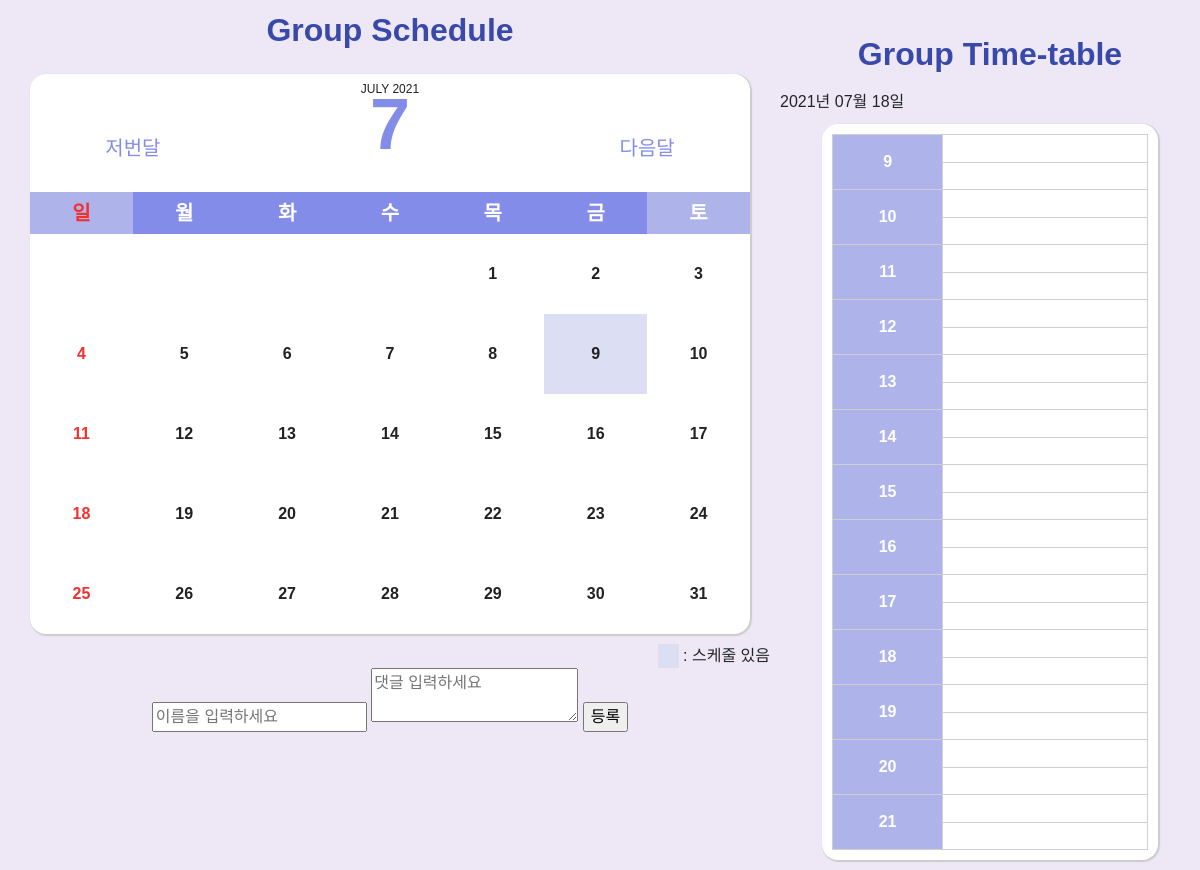
The app's page /group/1, older data.
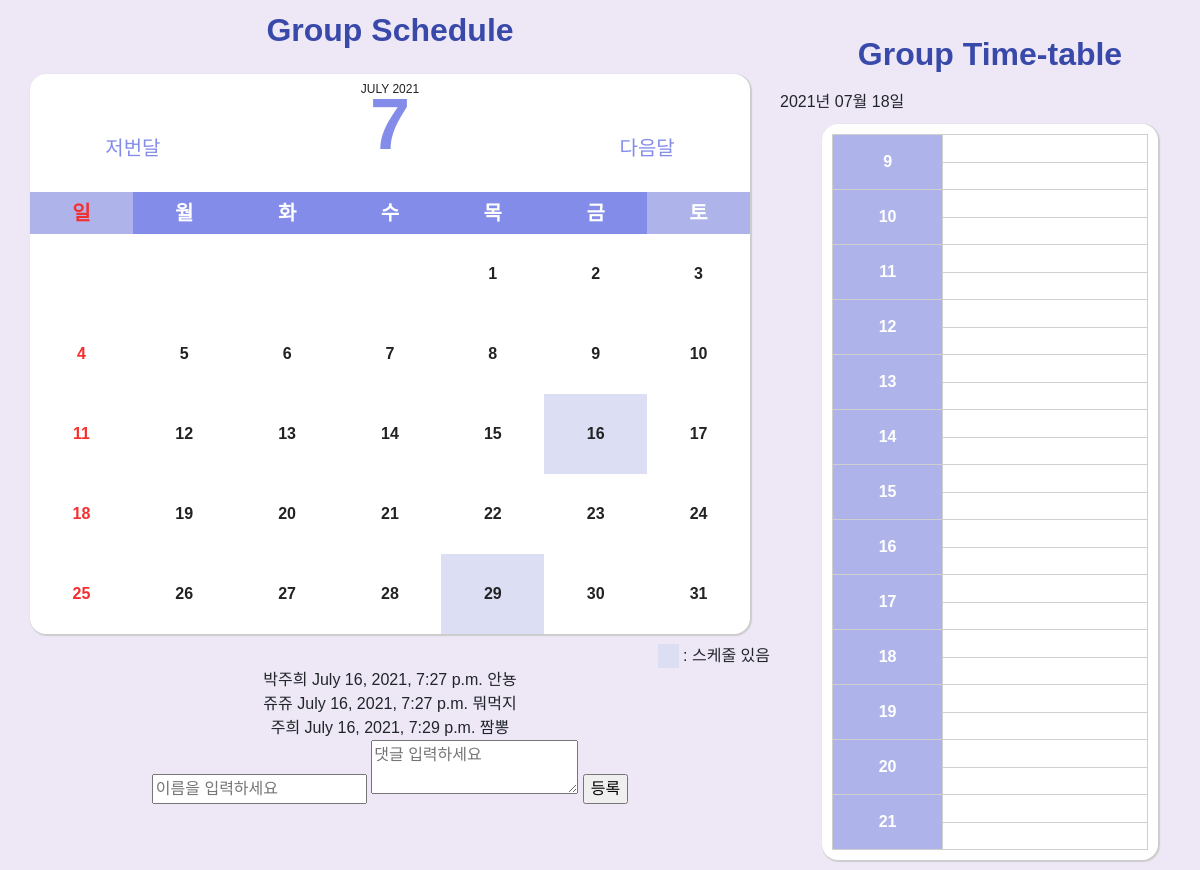
The same page, newer data.
### groupmeet/models.py (models this page shows)
class Comment(models.Model):
    writer=models.CharField(max_length=20)
    group= models.ForeignKey(Group ,on_delete=models.CASCADE,default='')
    pub_date = models.DateTimeField(default='')
    content = models.TextField(default='')

### groupmeet/views.py (the view, shortened to what this page needs)
# urls.py: path('group/<str:id>',views.groupCalendar_view,name="groupCalendar_view"),
def groupCalendar_view(request, id):
   today = get_date(request.GET.get('month'))
   prev_month_url = prev_month(today)
   next_month_url = next_month(today)
   cur_month_url = "month=" + str(today.year) + '-' + str(today.month)
   group = Group.objects.get(id=id)
   cal = Calendar(today.year, today.month)
   cal = cal.formatmonth(withyear=True, group=group)
   cal = mark_safe(cal)
   if request.GET.get('day'):
      day = request.GET.get('day')
   else:
      day = today.day
   schedule_list={'9':[0,0], '10':[0,0], '11':[0,0], '12':[0,0], '13':[0,0], '14':[0,0], '15':[0,0], '16':[0,0], '17':[0,0], '18':[0,0], '19':[0,0], '20':[0,0], '21':[0,0]}
   members= group.members.all()
   date_format = str(today.year)+"-"+str(today.month).zfill(2)+"-"+str(day).zfill(2)
   for user in members:
      schedules = Schedule.objects.filter(user=user, start__lte = date_format+" 22:00:00", end__gte = date_format+" 09:00:00")
   groupSchedules = GroupSchedule.objects.filter(group=group,  start__lte = date_format+" 22:00:00", end__gte = date_format+" 09:00:00")
   comments=Comment.objects.filter(group=group)
   comment_list=list(comments)
   return render(request, 'groupCalendar.html',
   {'groupschedules':groupSchedules,'calendar' : cal, 'cur_month' : cur_month_url, 'prev_month' : prev_month_url, 'next_month' : next_month_url, 'groupId' : id,
   'schedule_list':schedule_list, 'date' : [today.year, str(today.month).zfill(2), str(day).zfill(2)],'comment_list':comment_list})

### groupmeet/calendar.py (called while the page is built)
    def formatmonth(self, withyear=True, group=None):
        cal = f'<table class="calendar">\n'
        cal += f'{self.formatmonthname(self.year, self.month, withyear=withyear)}\n'       # 영어로 몇 월인지, 몇 년도인지에 대한 문자열
        cal += '<tr><th colspan="2"><p onclick="go_prev_month();">저번달</p></th>' + f'<th colspan="3" class="month-number">{self.month}</th>' + '<th colspan="2"><p onclick="go_next_month();">다음달</p></th></tr>\n'
        cal += '<tr class="weekheader"><th class="sun">일</th><th class="mon">월</th><th class="tue">화</th><th class="wed">수</th><th class="thu">목</th><th class="fri">금</th><th class="sat">토</th></tr>\n'
        for week in self.monthdays2calendar(self.year, self.month):
            cal += f'{self.formatweek(week, group)}\n'
        return cal + '</table>'

    def formatweek(self, theweek, group):
        week = ''
        for d, weekday in theweek:              # d : 몇일인지(5일, 15일..) weekday : 요일(0=sun, 6=sat)
            week += self.formatday(d, group)
        return f'<tr> {week} </tr>'

### groupmeet/views.py (called while the page is built)
def get_date(request_day):
   if request_day:
      year, month = (int(x) for x in request_day.split('-'))
      return datetime.date(year, month, day=1)
   return datetime.datetime.today()

def prev_month(day):                                                          # 이전 달에 해당하는 URL 리턴
   first = day.replace(day=1)                                                 # first = today가 있는 달의 첫번째 날이 됨
   prev_month = first - datetime.timedelta(days=1)                            # prev_month = 첫 번째 날에서 하루를 뺌, 즉 저번 달 말일이 됨
   month = 'month=' + str(prev_month.year) + '-' + str(prev_month.month)
   return month

def next_month(day):                                                          # 다음 달에 해당하는 URL 리턴
   days_in_month = calendar.monthrange(day.year, day.month)[1]
   last = day.replace(day=days_in_month)                                      # last = today가 있는 달의 마지막 날이 됨
   next_month = last + datetime.timedelta(days=1)                             # next_month = today에서 하루가 더 해진 날, 즉 다음 달 1일이 됨
   month = 'month=' + str(next_month.year) + '-' + str(next_month.month)
   return month

### groupmeet/templates/groupCalendar.html (shortened to what this page needs)
{%load static%}
<!DOCTYPE html>
<html lang="ko">
  <head>
    <link rel="stylesheet" href='{% static "css/groupcalendar.css" %}' />
    <link href="https://cdn.jsdelivr.net/npm/bootstrap@5.0.2/dist/css/bootstrap.min.css" rel="stylesheet" />
  </head>
  <body>
    <div class="main-section">
      <div class="left-section">
        <h3>Group Schedule</h3>
        {{calendar}}
        <div class="calendar-info">
          <div class="empty-box">&nbsp;</div>
          &nbsp;: 스케줄 있음
        </div>
        {% for comment in comment_list %}
        {{comment.writer}}
        {{comment.pub_date}}
        {{comment.content}}
        <br>
        {% endfor %}
        <div class="writeComment">
          <form action="{%url 'addComment' groupId%}" method="POST">
            <input type="text" name="writer" placeholder="이름을 입력하세요"></input>
            <textarea name="content" placeholder="댓글 입력하세요"></textarea>
            <input type="submit" value="등록"></input>
          </form>
        </div>
      </div>
      <div class="right-section">
        <br />
        <div class="table-title">
          <span class="group-name">Group Time-table</span>
        </div>
        {%if date%}
          {{date.0}}년 {{date.1}}월 {{date.2}}일<br>
        {%endif%}
        <div class="table-section">
          <div class="table-content">
            <table class="time-table">
              <tbody>
               {% for time , value in schedule_list.items %}
                <tr>
                  <th rowspan="2">{{time}}</th>
                  {% if value.0 == 0 %}
                    <td id="selectTime" data-bs-toggle="modal" data-bs-target="#addScheduleModal" data-hour="{{time}}" data-minute="00"></td>
                  {% elif value.0 == -1 %}
                    <td style="background-color: #eee;"></td>
                  {% else %}
                    <td style="background-color: #dcdef3;" id="groupSchedule" data-bs-toggle="modal" data-bs-target="#groupScheduleModal" data-title="{{value.0.title}}" data-start="{{value.0.start}}" data-end="{{value.0.end}}" data-id="{{value.0.id}}"></td>
                  {% endif %}
                </tr>
                <tr>
                  {% if value.1 == 0 %}
                    <td id="selectTime" data-bs-toggle="modal" data-bs-target="#addScheduleModal" data-hour="{{time}}" data-minute="30"></td>
                  {% elif value.1 == -1 %}
                    <td style="background-color: #eee;"></td>
                  {% else %}
                    <td style="background-color: #dcdef3;" id="groupSchedule" data-bs-toggle="modal" data-bs-target="#groupScheduleModal" data-title="{{value.1.title}}" data-start="{{value.1.start}}" data-end="{{value.1.end}}" data-id="{{value.1.id}}"></td>
                  {% endif %}
                </tr>
                {% endfor %}
              </tbody>
            </table>
          </div>
        </div>
      </div>
    </div>
  </body>
</html>

### groupmeet/static/css/groupcalendar.css (style rules this page uses)
.main-section, .calendar-info { display: flex; font-family: 'Noto Sans KR', sans-serif; }
.calendar-info { margin-top: 10px; justify-content: flex-end; padding-right: 10px; }
.left-section { width: 65%; background-color: #ede7f6; text-align: center; }
.left-section h3 { text-align: center; margin-top: 10px; font-size: 2rem !important; color : #3849aa !important; line-height: 2.5rem; padding-top: 0 !important; padding-bottom: 1rem !important; font-weight:600; }
.calendar th p { width: 50%; margin: 0 auto; font-size: 1.25rem; font-weight: 400; color: #838de9; background: #fff; padding: 5px; border-radius: 0.5em; transition: background .2s; }
.empty-box { width: 21px; background-color: #dcdef3; }
.right-section { width: 35%; background-color: #ede7f6; }
.calendar { width: 60vw; font-size: 1rem; margin : auto; padding: 10px; background: #fff; border-radius: 1em 1em 1em 1em; -webkit-box-shadow: 1px 1px 1px 1px rgba(0, 0, 0, .2), 1px 1px 1px 1px #fff; box-shadow: 1px 1px 1px 1px rgba(0, 0, 0, .2), 1px 1px 1px 1px #fff; color: #555; text-align : center; border-spacing: 0px; }
.month { font-size: 0.75rem !important; }
.month-number { font-size: 4.5rem !important; color : #838de9 !important; line-height: 2.5rem; padding-top: 0 !important; padding-bottom: 3rem !important; }
.weekheader { background: #838de9; color: #ffffff !important; }
.weekheader th:first-child, .weekheader th:last-child { background: #aeb4e9; }
.date { font-size: 1rem; }
.calendar .month { color : #222222; font-weight: 400; }
.calendar th { padding: 0.5vw; text-align: center; font-size: 1.25rem; }
.calendar tr { color : #222222; font-weight: 700; text-transform: uppercase; }
td:first-child, th:first-child { color: #f52e2e; }
.calendar td { width: 1rem; height: 5em; padding: .25em .25em; transition: background .2s; }
.is_schedule { background: #dcdef3; }
.table-title { display: flex; justify-content: center; }
.group-name { margin-top: 10px; font-size: 2rem !important; color : #3849aa !important; line-height: 2.5rem; padding-top: 0 !important; padding-bottom: 1rem !important; font-weight:600; }
.table-section { display: flex; flex-direction: column; align-items: center; width: 100%; height: auto; margin-top:10px; margin-bottom:10px; }
.table-content { width:80%; height:auto; display: flex; flex-direction: column; align-content: center; font-size: 1rem; margin : auto; padding: 10px; background: #fff; border-radius: 1em 1em 1em 1em; -webkit-box-shadow: 1px 1px 1px 1px rgba(0, 0, 0, .2), 1px 1px 1px 1px #fff; box-shadow: 1px 1px 1px 1px rgba(0, 0, 0, .2), 1px 1px 1px 1px #fff; color: #555; text-align : center; border-spacing: 0px; }
.time-table tbody th { background: #aeb4e9; color: #ffffff !important; padding-top: 15px; padding-bottom: 15px; padding-right: 5px; padding-left: 5px; font-size: 1rem; color : #222222; height:50px; }
.time-table { width: 100%; border-collapse: collapse; }
.time-table th, .time-table td { border:0.5px solid #cfcfcf; padding: 0.5vw; text-align: center; font-size: 1.25rem; }

### groupmeet/templates/groupCalendar.html (style rules this page uses)
.table-content th { width: 35%; }

Row changes from the older to the newer data that the page shows:
added Comment: writer "박주희", pub_date "July 16, 2021, 7:27 p.m.", content "안뇽"
added Comment: writer "쥬쥬", pub_date "July 16, 2021, 7:27 p.m.", content "뭐먹지"
added Comment: writer "주희", pub_date "July 16, 2021, 7:29 p.m.", content "짬뽕"
